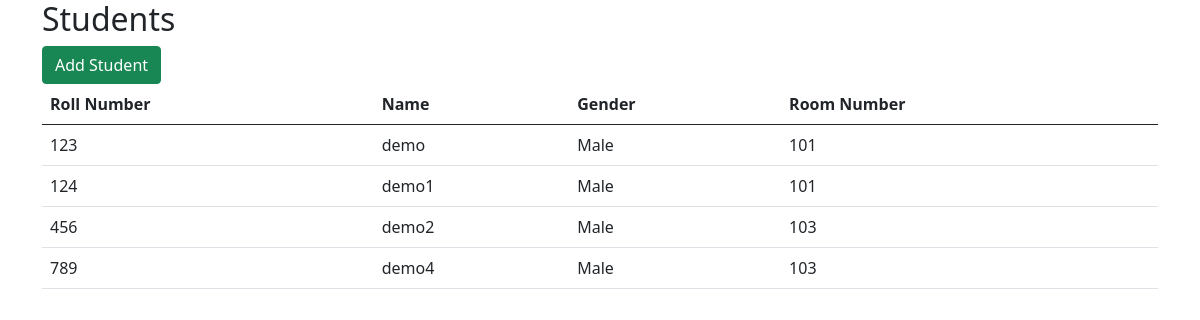
The page /students/ on the database its author committed.
### hostel/models.py (models this page shows, shortened)
class Student(models.Model):
    roll_number = models.CharField(max_length=20)
    name = models.CharField(max_length=100)
    gender = models.CharField(max_length=10)
    room_number = models.CharField(max_length=10)

### hostel/views.py (the view)
# urls.py: path('students/', views.student_list, name='student_list'),
def student_list(request):
    students = Student.objects.all()
    return render(request, 'hostel/student_list.html', {'students': students})

### hostel/templates/hostel/student_list.html (shortened to what this page needs)
<!DOCTYPE html>
<html lang="en">
<head>
    {% load static %}
    <link rel="stylesheet" href="{% static 'css/bootstrap.min.css' %}">
</head>
<body>
    <div class="container">
        <h2>Students</h2>
        <a href="{% url 'add_student' %}" class="btn btn-success">Add Student</a>
        <table class="table">
            <thead>
                <tr>
                    <th>Roll Number</th>
                    <th>Name</th>
                    <th>Gender</th>
                    <th>Room Number</th>
                </tr>
            </thead>
            <tbody>
                {% for student in students %}
                <tr>
                    <td>{{ student.roll_number }}</td>
                    <td>{{ student.name }}</td>
                    <td>{{ student.gender }}</td>
                    <td>{{ student.room_number }}</td>
                </tr>
                {% empty %}
                <tr>
                    <td colspan="4" class="text-center">No students found.</td>
                </tr>
                {% endfor %}
            </tbody>
        </table>
    </div>
</body>
</html>

### rows shown on the page
Student: roll_number "123", name "demo", gender "Male", room_number "101"
Student: roll_number "124", name "demo1", gender "Male", room_number "101"
Student: roll_number "456", name "demo2", gender "Male", room_number "103"
Student: roll_number "789", name "demo4", gender "Male", room_number "103"
